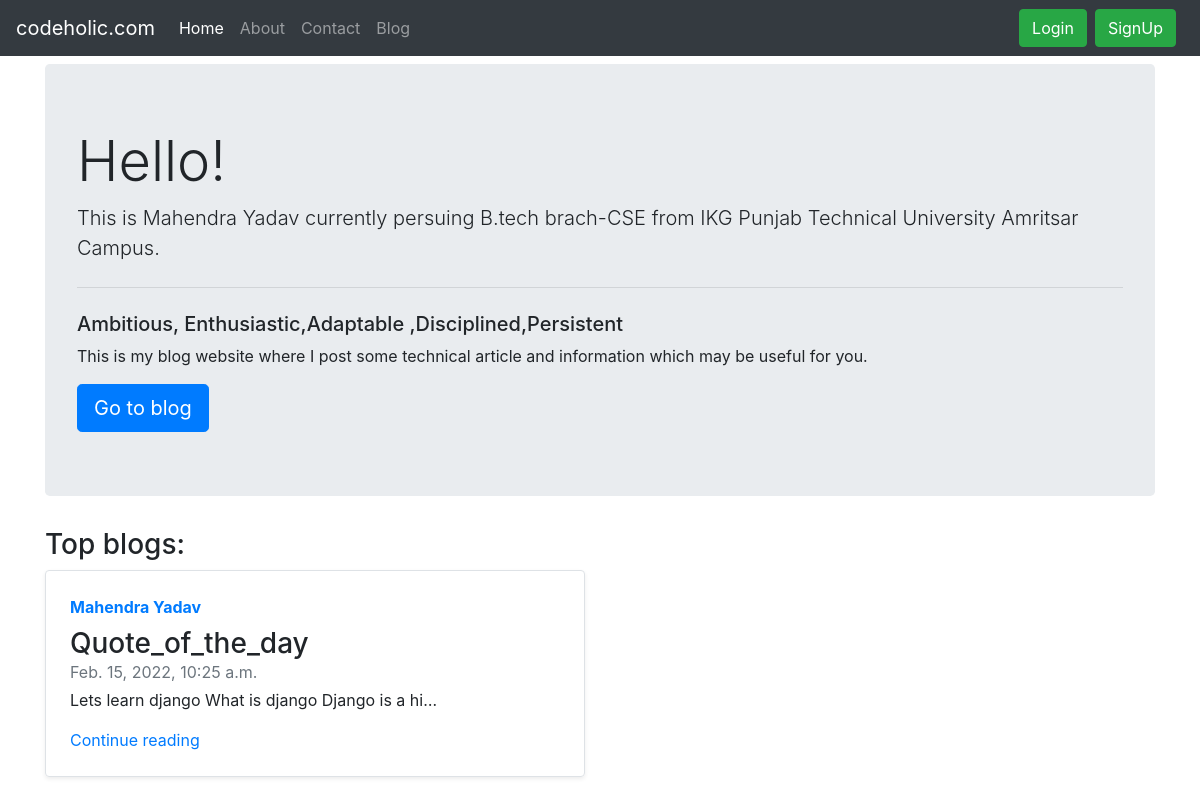
The page / on the database its author committed.
### blog/models.py (models this page shows, shortened)
class Post(models.Model):
     sn = models.AutoField(primary_key= True)
     title = models.CharField(max_length=500)
     content = models.TextField()
     slug = models.CharField(max_length=500)
     timestamp = models.DateTimeField(blank=True)
     author = models.CharField(max_length=100)

### home/views.py (the view)
# urls.py: path("", views.home, name='home'),
def home(request):
    all_post = Post.objects.all()
    context = {"all_post": all_post}
    return render(request, "home/home.html", context)

### templates/home/home.html (shortened to what this page needs)
{% extends "base.html" %}
{% block homeactive %}active{% endblock homeactive %}
{% block body %}
<div class="container my-2">
<div class="jumbotron">
  <h1 class="display-4">Hello!</h1>
  <p class="lead">This is Mahendra Yadav currently persuing B.tech brach-CSE from IKG Punjab Technical University Amritsar Campus.</p>
    <hr class="my-4">
  <h5>Ambitious, Enthusiastic,Adaptable
,Disciplined,Persistent</h5>
  <p>This is my blog website where I post some technical article and information which may be useful for you.</p>
    <a class="btn btn-primary btn-lg" href="/blog" role="button">Go to blog</a>
</div>
</div>
<div class="container mt-3">
<h3>Top blogs:</h3>
    <div class="row my-2">
        {% for post in all_post %}
        <div class="col-md-6">
      <div class="row no-gutters border rounded overflow-hidden flex-md-row mb-4 shadow-sm h-md-250 position-relative">
        <div class="col p-4 d-flex flex-column position-static">
          <strong class="d-inline-block mb-2 text-primary">{{ post.author }}</strong>
          <h3 class="mb-0">{{ post.title }}</h3>
          <div class="mb-1 text-muted">{{ post.timestamp }}</div>
          <p class="card-text mb-auto"><div class = "preview">{{ post.content |safe| truncatechars:100}}</div></p>
          <a href="blog/{{ post.slug }}" class="stretched-link">Continue reading</a>
        </div>
      </div>
    </div>
        {%endfor%}</div>
</div>
{% endblock body %}

### rows shown on the page
Post: author "Mahendra Yadav", title "Quote_of_the_day", timestamp "Feb. 15, 2022, 10:25 a.m."
